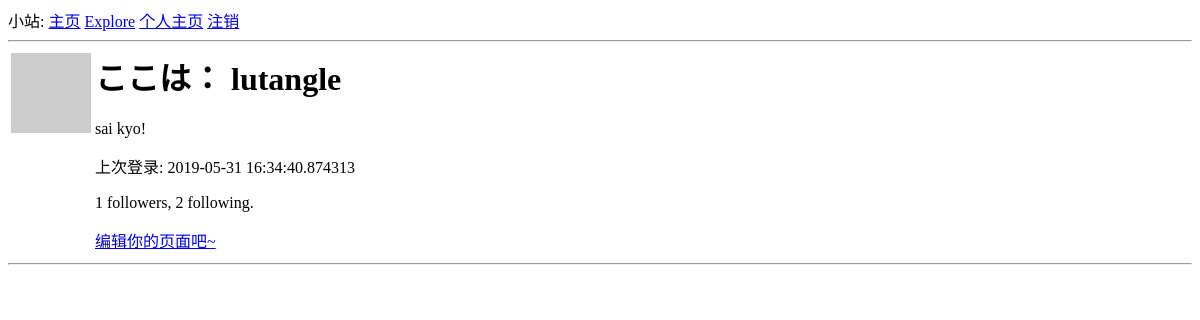
The app's page /user/lutangle (signed in), older data.
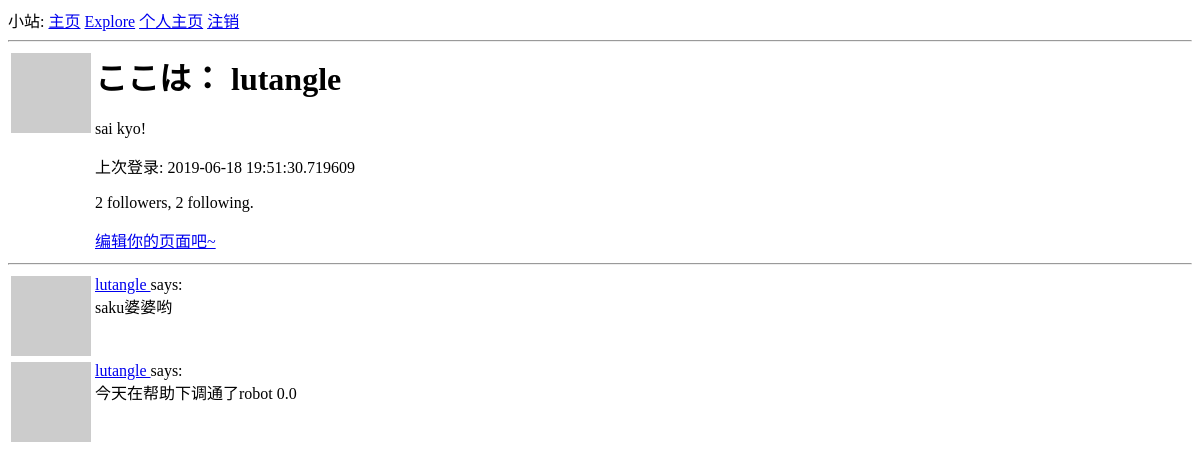
The same page, newer data.
### app/models.py (models this page shows, shortened)
class User(UserMixin,db.Model):
    id = db.Column(db.Integer, primary_key=True)
    username = db.Column(db.String(64), index=True, unique=True)
    email = db.Column(db.String(120), index=True, unique=True)
    password_hash = db.Column(db.String(128))
    posts = db.relationship('Post', backref='author', lazy='dynamic')
    about_me = db.Column(db.String(140))
    last_seen = db.Column(db.DateTime, default=datetime.utcnow)
    followed = db.relationship(
        'User', secondary=followers,
        primaryjoin=(followers.c.follower_id == id),
        secondaryjoin=(followers.c.followed_id == id),
        backref=db.backref('followers', lazy='dynamic'), lazy='dynamic')
    def avatar(self, size):
        digest = md5(self.email.lower().encode('utf-8')).hexdigest()
        return 'https://www.gravatar.com/avatar/{}?d=identicon&s={}'.format(
            digest, size)

class Post(db.Model):
    id = db.Column(db.Integer, primary_key = True)
    body = db.Column(db.String(140))
    timestamp = db.Column(db.DateTime)
    user_id = db.Column(db.Integer, db.ForeignKey('user.id'))

### app/routes.py (the view)
@app.route('/user/<username>')
@login_required
def user(username):
    user = User.query.filter_by(username=username).first_or_404()
    page = request.args.get('page', 1, type=int)
    posts = user.posts.order_by(Post.timestamp.desc()).paginate(
        page, app.config['POSTS_PER_PAGE'], False)
    next_url = url_for('user', username=user.username, page=posts.next_num) \
        if posts.has_next else None
    prev_url = url_for('user', username=user.username, page=posts.prev_num) \
        if posts.has_prev else None
    return render_template('user.html', user=user, posts=posts.items,
                           next_url=next_url, prev_url=prev_url)

### app/models.py (called while the page is built)
@login.user_loader
def load_user(id):
    return User.query.get(int(id))

### app/routes.py (called while the page is built)
@app.before_request
def before_request():
    if current_user.is_authenticated:
        current_user.last_seen = datetime.now()
        db.session.commit()

### app/templates/user.html (shortened to what this page needs)
{% extends "base.html" %}
{% block content %}
    <table>
        <tr valign="top">
            <td><img src="{{ user.avatar(64) }}"></td>
            <td>
                <h1>ここは： {{ user.username }}</h1>
                {% if user.about_me %}<p>{{ user.about_me }}</p>{% endif %}
                {% if user.last_seen %}<p>上次登录: {{ user.last_seen }}</p>{% endif %}
                <p>{{ user.followers.count() }} followers, {{ user.followed.count() }} following.</p>
                {% if user == current_user %}
                <p><a href="{{ url_for('edit_profile') }}">编辑你的页面吧~</a></p>
                {% elif not current_user.is_following(user) %}
                <p><a href="{{ url_for('follow', username=user.username) }}">Follow</a></p>
                {% else %}
                <p><a href="{{ url_for('unfollow', username=user.username) }}">Unfollow</a></p>
                {% endif %}
            </td>
        </tr>
    </table>
    <hr>
    {% for post in posts %}
        {% include '_post.html' %}
    {% endfor %}
{% endblock %}

### app/templates/_post.html
    <table>
        <tr valign="top">
            <td><img src="{{ post.author.avatar(36) }}"></td>
            <td>
            	<a href="{{ url_for('user', username=post.author.username) }}">
            	{{ post.author.username }}
            	</a>
            says:<br>{{ post.body }}</td>
        </tr>
    </table>

Row changes from the older to the newer data that the page shows:
changed User "lutangle": last_seen "2019-05-31 16:34:40.874313" → "2019-06-18 19:51:30.719609"
added Post: author.username "lutangle", body "saku婆婆哟"
added Post: author.username "lutangle", body "今天在帮助下调通了robot 0.0"
Text that changed along with them:
{{ user.followers.count() }}: "1" → "2"
